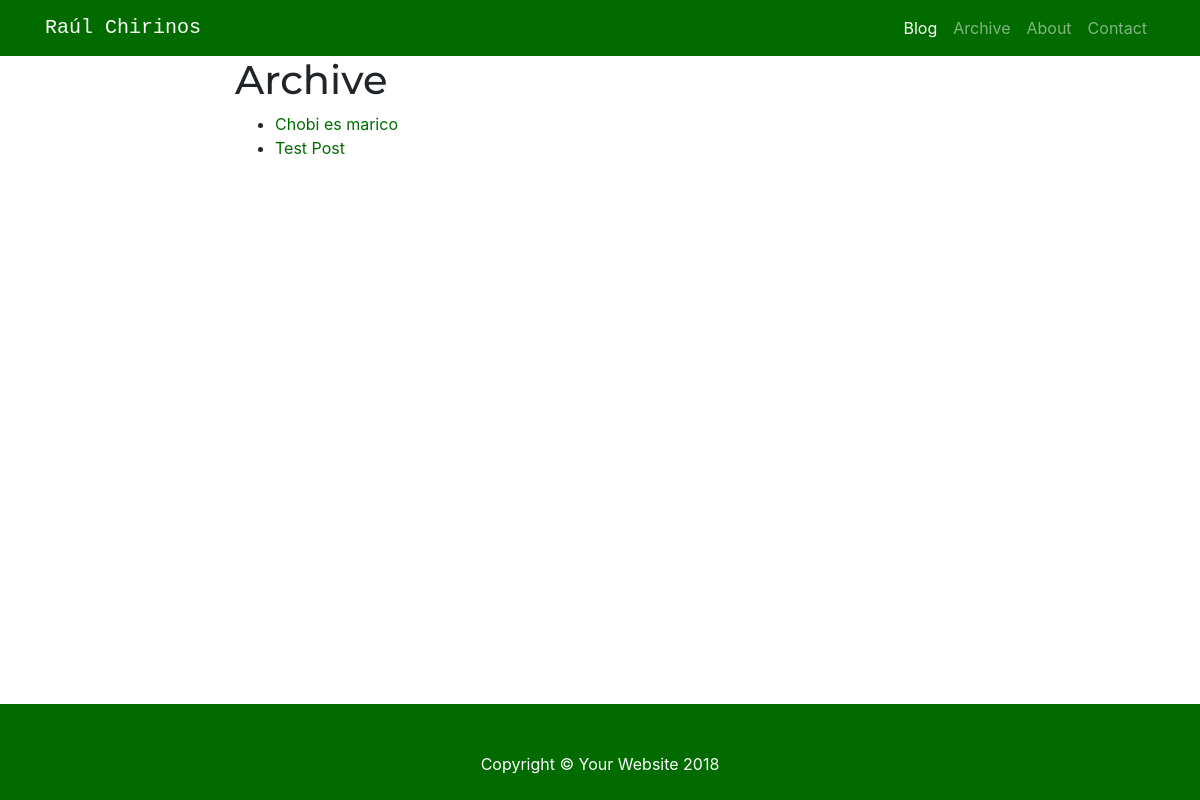
Page /archive/ on the earlier database version.
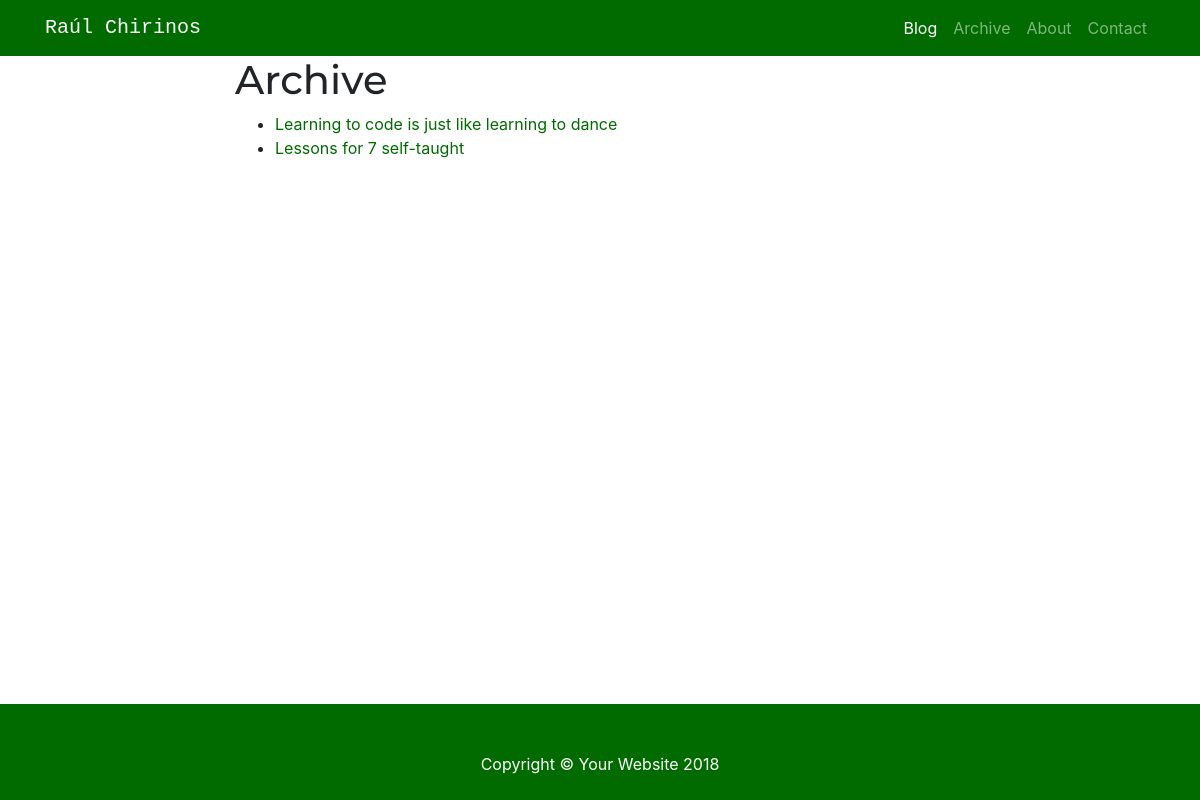
Same page on the later database version.
### raulchirinos/models.py (models this page shows, shortened)
class Post(models.Model):
    title = models.CharField(max_length=255)
    body = MarkdownxField()
    tags = models.ManyToManyField(Tag)
    author = models.CharField(max_length=255, default='Raúl Chirinos')
    date = models.DateTimeField(auto_now_add=True, blank=True)
    slug = models.SlugField(max_length=500, unique=True, blank=True)
    class Meta:
        ordering = ['-date']

### raulchirinos/views.py (the view)
# urls.py: url(r'^archive/$', Archive.as_view(template_name='raulchirinos/archive.html'), name='Archive')
class Archive(ListView):
    model = Post
    paginate_by = 100  # if pagination is desired
    def get_context_data(self, **kwargs):
        context = super().get_context_data(**kwargs)
        context['now'] = timezone.now()
        return context

### raulchirinos/templates/raulchirinos/archive.html (shortened to what this page needs)
<!DOCTYPE html>
<html lang="en">
  <head>
    {% load static %}
    <link rel="stylesheet" type="text/css" href="{% static 'raulchirinos/bootstrap.min.css' %}" />
    <link href="{% static 'raulchirinos/archive.css' %}" rel="stylesheet">
  </head>
  <body>
    <nav class="navbar navbar-expand-lg navbar-dark bg-dark fixed-top">
      <div class="container">
        <a id='blog_title' href="/" class="navbar-brand" href="#">Raúl Chirinos</a>
        <div class="collapse navbar-collapse" id="navbarResponsive">
          <ul class="navbar-nav ml-auto">
            <li class="nav-item active">
              <a class="nav-link" href="/">Blog
              </a>
            </li>
            <li class="nav-item">
              <a class="nav-link" href="/archive">Archive</a>
            </li>
            <li class="nav-item">
              <a class="nav-link" href="#">About</a>
            </li>
            <li class="nav-item">
              <a class="nav-link" href="#">Contact</a>
            </li>
          </ul>
        </div>
      </div>
    </nav>
    <div class="container">
      <div class="row">
        <div class="col-lg-8">
          <h1 id='archive-title'>Archive</h1>
          <div id='post-list'>
            <ul>
              {% for post in object_list %}
                <li>
                  <a href="/post/{{post.slug}}">{{post.title}}</a>
                </li>
              {% endfor %}
            </ul>
          </div>
        </div>
      </div>
    </div>
    <footer class="py-5 bg-dark">
      <div class="container">
        <p class="m-0 text-center text-white">Copyright &copy; Your Website 2018</p>
      </div>
    </footer>
  </body>
</html>

Differences in the rows shown:
removed Post: title "Chobi es marico"
removed Post: title "Test Post"
added Post: title "Learning to code is just like learning to dance"
added Post: title "Lessons for 7 self-taught"
